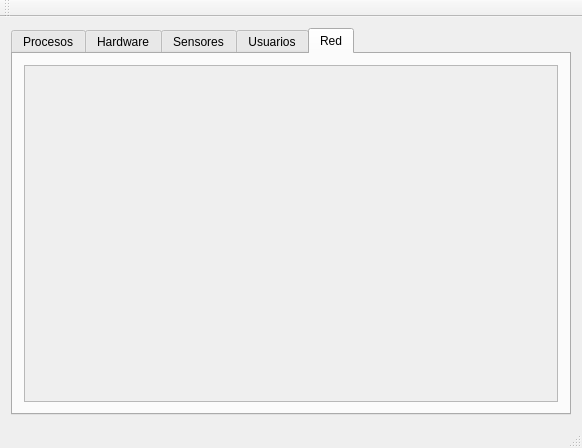
<?xml version="1.0" encoding="UTF-8"?>
<ui version="4.0">
 <class>MainWindow</class>
 <widget class="QMainWindow" name="MainWindow">
  <property name="geometry">
   <rect>
    <x>0</x>
    <y>0</y>
    <width>582</width>
    <height>448</height>
   </rect>
  </property>
  <property name="windowTitle">
   <string>MainWindow</string>
  </property>
  <widget class="QWidget" name="centralWidget">
   <layout class="QVBoxLayout" name="verticalLayout_4">
    <item>
     <widget class="QTabWidget" name="tabWidget">
      <property name="currentIndex">
       <number>4</number>
      </property>
      <widget class="QWidget" name="tab_procesos">
       <attribute name="title">
        <string>Procesos</string>
       </attribute>
       <layout class="QVBoxLayout" name="verticalLayout">
        <item>
         <widget class="QTreeWidget" name="treeWidget">
          <column>
           <property name="text">
            <string>PID</string>
           </property>
          </column>
          <column>
           <property name="text">
            <string>Cmdline</string>
           </property>
          </column>
          <column>
           <property name="text">
            <string>Owner</string>
           </property>
          </column>
          <column>
           <property name="text">
            <string>Threads</string>
           </property>
          </column>
         </widget>
        </item>
       </layout>
      </widget>
      <widget class="QWidget" name="tab_hardware">
       <property name="sizePolicy">
        <sizepolicy hsizetype="Expanding" vsizetype="Expanding">
         <horstretch>0</horstretch>
         <verstretch>0</verstretch>
        </sizepolicy>
       </property>
       <attribute name="title">
        <string>Hardware</string>
       </attribute>
       <layout class="QVBoxLayout" name="verticalLayout_5">
        <item>
         <widget class="QScrollArea" name="scrollArea_2">
          <property name="widgetResizable">
           <bool>true</bool>
          </property>
          <widget class="QWidget" name="scrollAreaWidgetContents_2">
           <property name="geometry">
            <rect>
             <x>0</x>
             <y>0</y>
             <width>540</width>
             <height>322</height>
            </rect>
           </property>
           <layout class="QVBoxLayout" name="verticalLayout_6">
            <item>
             <widget class="QLabel" name="label_hwd">
              <property name="sizePolicy">
               <sizepolicy hsizetype="Expanding" vsizetype="Expanding">
                <horstretch>0</horstretch>
                <verstretch>0</verstretch>
               </sizepolicy>
              </property>
              <property name="text">
               <string/>
              </property>
             </widget>
            </item>
           </layout>
          </widget>
         </widget>
        </item>
       </layout>
      </widget>
      <widget class="QWidget" name="tab_sensores">
       <attribute name="title">
        <string>Sensores</string>
       </attribute>
       <layout class="QVBoxLayout" name="verticalLayout_2">
        <item>
         <widget class="QScrollArea" name="scrollArea">
          <property name="widgetResizable">
           <bool>true</bool>
          </property>
          <widget class="QWidget" name="scrollAreaWidgetContents">
           <property name="geometry">
            <rect>
             <x>0</x>
             <y>0</y>
             <width>540</width>
             <height>322</height>
            </rect>
           </property>
           <layout class="QVBoxLayout" name="verticalLayout_3">
            <item>
             <widget class="QLabel" name="label_sensores">
              <property name="sizePolicy">
               <sizepolicy hsizetype="Expanding" vsizetype="Expanding">
                <horstretch>0</horstretch>
                <verstretch>0</verstretch>
               </sizepolicy>
              </property>
              <property name="text">
               <string/>
              </property>
             </widget>
            </item>
           </layout>
          </widget>
         </widget>
        </item>
       </layout>
      </widget>
      <widget class="QWidget" name="tab">
       <attribute name="title">
        <string>Usuarios</string>
       </attribute>
       <layout class="QVBoxLayout" name="verticalLayout_7">
        <item>
         <widget class="QScrollArea" name="scrollArea_3">
          <property name="widgetResizable">
           <bool>true</bool>
          </property>
          <widget class="QWidget" name="scrollAreaWidgetContents_3">
           <property name="geometry">
            <rect>
             <x>0</x>
             <y>0</y>
             <width>540</width>
             <height>322</height>
            </rect>
           </property>
           <layout class="QVBoxLayout" name="verticalLayout_8">
            <item>
             <widget class="QLabel" name="label_user">
              <property name="text">
               <string/>
              </property>
             </widget>
            </item>
           </layout>
          </widget>
         </widget>
        </item>
       </layout>
      </widget>
      <widget class="QWidget" name="tab_2">
       <attribute name="title">
        <string>Red</string>
       </attribute>
       <layout class="QVBoxLayout" name="verticalLayout_9">
        <item>
         <widget class="QScrollArea" name="scrollArea_4">
          <property name="widgetResizable">
           <bool>true</bool>
          </property>
          <widget class="QWidget" name="scrollAreaWidgetContents_4">
           <property name="geometry">
            <rect>
             <x>0</x>
             <y>0</y>
             <width>540</width>
             <height>322</height>
            </rect>
           </property>
           <layout class="QVBoxLayout" name="verticalLayout_10">
            <item>
             <widget class="QLabel" name="label_net">
              <property name="text">
               <string/>
              </property>
             </widget>
            </item>
           </layout>
          </widget>
         </widget>
        </item>
       </layout>
      </widget>
     </widget>
    </item>
   </layout>
  </widget>
  <widget class="QMenuBar" name="menuBar">
   <property name="geometry">
    <rect>
     <x>0</x>
     <y>0</y>
     <width>582</width>
     <height>20</height>
    </rect>
   </property>
  </widget>
  <widget class="QToolBar" name="mainToolBar">
   <attribute name="toolBarArea">
    <enum>TopToolBarArea</enum>
   </attribute>
   <attribute name="toolBarBreak">
    <bool>false</bool>
   </attribute>
  </widget>
  <widget class="QStatusBar" name="statusBar"/>
 </widget>
 <layoutdefault spacing="6" margin="11"/>
 <resources/>
 <connections/>
</ui>
